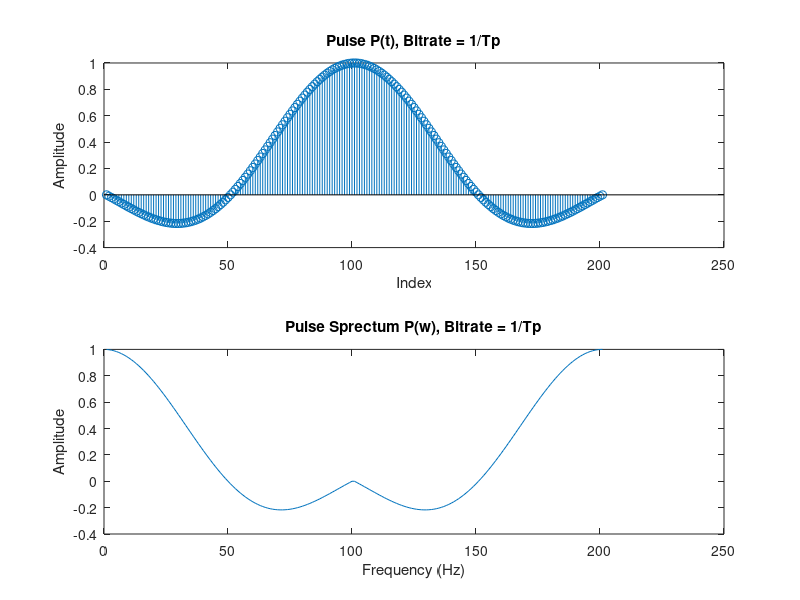
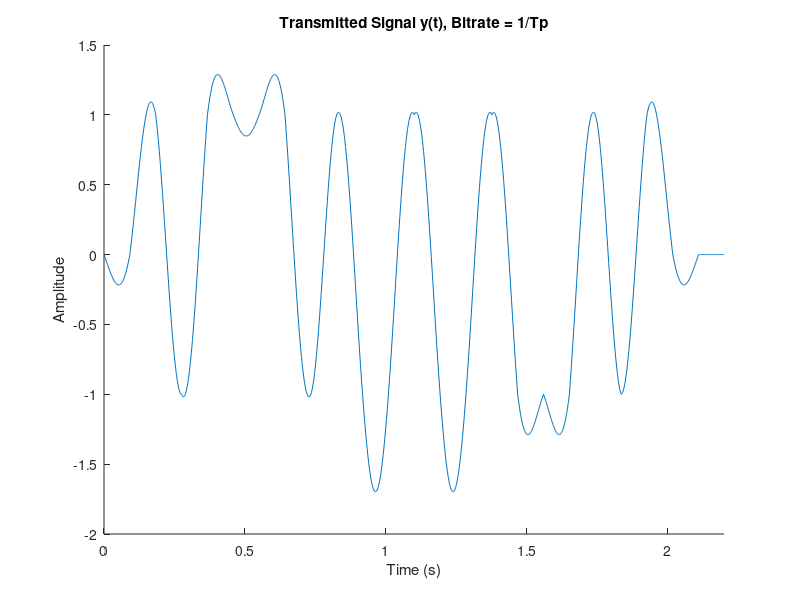
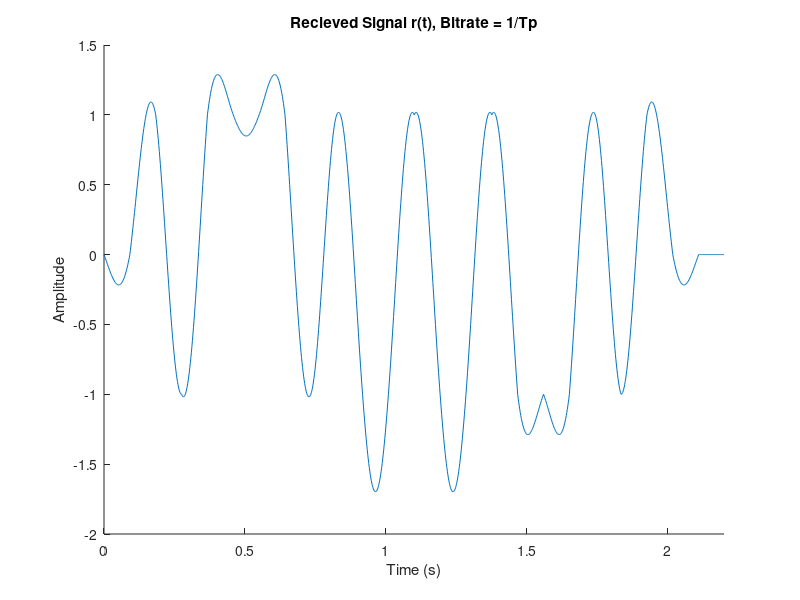
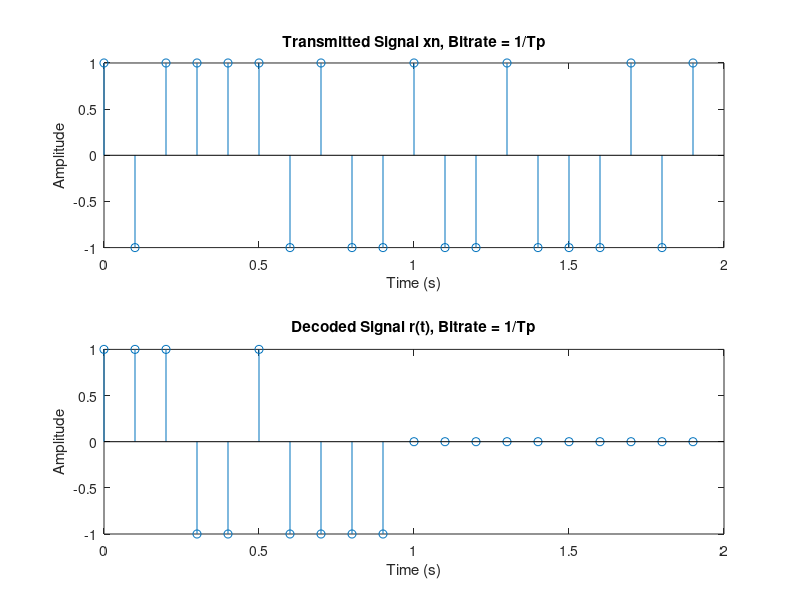

Here is the MATLAB script that generated these plots, in order: (Note: this script raises an error after producing the figures.)
%% Signals and Systems Matlab Homework #6
%% Introduction
% * Author:                   Mack LaRosa, Will Burgess, Leela Srinivas
% * Class:                    ESE 351
% * Date:                     Created 4/12/2024, Last Edited 4/25/2024
%% Housekeeping
close all
clear
clc
%% Part  1: Create Binary PAM System
%% Generate Input Signal and Add Noise Factor, Bitrate = 1/Tp
Tp = 0.1; % Half pulse width
sample_period = Tp/50; % dt, pulse and recieve sample period
dt = sample_period;
sample_freq = 1/sample_period; % Frequency of pulse and recieve signal 

bit_rate = 1/(1 * Tp); %Fb, frequency of bits sent out
bit_period = 1/bit_rate; % Ts, Time between bits sent out
Ts = bit_period;

%  Generate Message
rect = ones(1,50);

pulse = 2 * conv(rect, rect);
%%
% replace pulse with sinc
t = -2*Ts:dt:2*Ts; % time vector
pulse = sinc(t/Ts);


pulse_fft = fftshift(pulse);

N = 20;

maxTime = N * bit_period;

xn = 2 * ((rand(1, N) > 0.5) - 0.5);
a = 0;
imp_train = zeros(1,N * bit_period * sample_freq);
for k = 1:length(imp_train)
    if mod(k - 1, sample_freq * bit_period) == 0
    a = a + 1;
    imp_train(k) = xn(a);
    else
    imp_train(k) = 0;    
    end
end
sampleTimes = 0:sample_period:(N*bit_period)-sample_period;


% Mack is a Bitchass Hoe: finish generation with signal


y = conv(imp_train,pulse);
% figure, subplot (2,1,1),plot(y)
% subplot(2,1,2),stem(xn)

sigma = 0;
noise = sigma * max(y) * randn(1,length(y));
r = y + (noise * sigma);

%figure,plot(r)
%% Part f:  Create various outputs

% i, p(t), p(w)
figure, hold on
subplot(2,1,1);
stem(pulse)
ylabel('Amplitude')
xlabel('Index')
title('Pulse P(t), Bitrate = 1/Tp')

subplot(2,1,2)
plot(pulse_fft)
ylabel('Amplitude')
xlabel('Frequency (Hz)')
title('Pulse Sprectum P(w), Bitrate = 1/Tp')
hold off

times = linspace(0, maxTime + 2 * Tp, length(y));

% ii, y(t)
figure, hold on
plot(times, y)
xlim([0 maxTime + 2 * Tp]);
ylabel('Amplitude')
xlabel('Time (s)')
title('Transmitted Signal y(t), Bitrate = 1/Tp')
hold off

% iii, r(t)
figure, hold on
plot(times,r)
xlim([0 maxTime + 2 * Tp]);
ylabel('Amplitude')
xlabel('Time (s)')
title('Recieved Signal r(t), Bitrate = 1/Tp')
hold off

% iv, Sent Messave vs. decoded message
times_sent = 0:bit_period:maxTime-bit_period;
figure, hold on
subplot(2,1,1)
stem(times_sent,xn)
ylabel('Amplitude')
xlabel('Time (s)')
title('Transmitted Signal xn, Bitrate = 1/Tp')
subplot(2,1,2)

filtered = conv(r,pulse);
decoded = zeros(1, N);

a = 0;
pulselen = length(pulse);
filterlen = length(filtered);

factor = 1/(bit_rate * Tp); % find factor relating Ts and Tp, use that to modify pulselen
% please name this something other than factor

for i = pulselen + 1:(pulselen * factor + mod(factor, 2))/2:filterlen-pulselen * factor - 1
    a = a + 1;
    if(filtered(i) > 0)
        decoded(a) = 1;
    else
       decoded(a) = -1;
    end
end

stem(times_sent,decoded);
ylabel('Amplitude')
xlabel('Time (s)')
title('Decoded Signal r(t), Bitrate = 1/Tp')
hold off

error = (sum(xn ~= decoded)/length(decoded)); 
SNR = (sum(y.^2))/(sum(noise.^2));

disp(['Bitrate: ' ,num2str(bit_rate), ' bits/second'])
disp(['Standard Deviation: ' , num2str(sigma)])
disp(['SNR: ' , num2str(SNR)])
disp(['Error: ' ,num2str(error),' percent'])

%% Generate Variable length Sinc Function

%% demo - Sinc pulse shape
Ts = .1; % symbol period (rate 1/Ts)
dt = .01; % sample period
t = -5*Ts:dt:5*Ts; % time vector
x = sinc(t/Ts); % define sinc, note Matlab convention sinc(x) = sin(pi*x)/(pi*x)
figure
subplot(2,1,1), plot(t,x)
xlabel('time (s)'), ylabel('x(t)'), title('Truncated sinc')
fs = 1/dt; % sample frequency
Nfft = 1024; % length of fft
f = [0:fs/Nfft:fs-fs/Nfft];
subplot(2,1,2), plot(f,abs(fft(x,Nfft)))
xlabel('frequency (Hz)'), ylabel('|X(j\omega)|')

pulse_sinc = x;

%%
[r, xn, decoded] = poopFunc(pulse, 1);
figure, plot(r)

figure, subplot(2,1,1),stem(xn)
subplot(2,1,2),stem(decoded)
